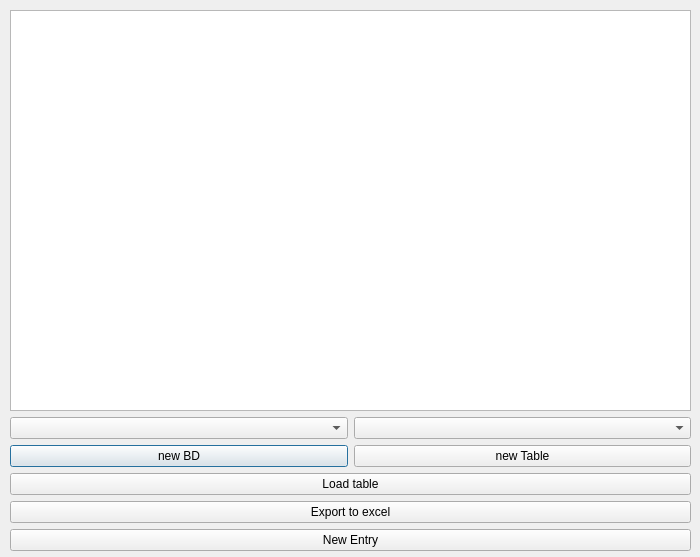
<?xml version="1.0" encoding="UTF-8"?>
<ui version="4.0">
 <class>Dialog</class>
 <widget class="QDialog" name="Dialog">
  <property name="geometry">
   <rect>
    <x>0</x>
    <y>0</y>
    <width>700</width>
    <height>557</height>
   </rect>
  </property>
  <property name="windowTitle">
   <string>Dialog</string>
  </property>
  <property name="layoutDirection">
   <enum>Qt::LeftToRight</enum>
  </property>
  <property name="autoFillBackground">
   <bool>false</bool>
  </property>
  <property name="sizeGripEnabled">
   <bool>false</bool>
  </property>
  <widget class="QWidget" name="verticalLayoutWidget">
   <property name="geometry">
    <rect>
     <x>10</x>
     <y>10</y>
     <width>681</width>
     <height>541</height>
    </rect>
   </property>
   <layout class="QVBoxLayout" name="verticalLayout">
    <property name="sizeConstraint">
     <enum>QLayout::SetMaximumSize</enum>
    </property>
    <item>
     <widget class="QTableView" name="table"/>
    </item>
    <item>
     <layout class="QHBoxLayout" name="horizontalLayout">
      <item>
       <widget class="QComboBox" name="selectDB"/>
      </item>
      <item>
       <widget class="QComboBox" name="selectTable"/>
      </item>
     </layout>
    </item>
    <item>
     <layout class="QHBoxLayout" name="horizontalLayout_3">
      <item>
       <widget class="QPushButton" name="newbd">
        <property name="text">
         <string>new BD</string>
        </property>
       </widget>
      </item>
      <item>
       <widget class="QPushButton" name="newtable">
        <property name="text">
         <string>new Table</string>
        </property>
       </widget>
      </item>
     </layout>
    </item>
    <item>
     <widget class="QPushButton" name="updater">
      <property name="text">
       <string>Load table</string>
      </property>
     </widget>
    </item>
    <item>
     <widget class="QPushButton" name="exporter">
      <property name="text">
       <string>Export to excel</string>
      </property>
     </widget>
    </item>
    <item>
     <widget class="QPushButton" name="newent">
      <property name="text">
       <string>New Entry</string>
      </property>
     </widget>
    </item>
   </layout>
  </widget>
 </widget>
 <resources/>
 <connections/>
</ui>
